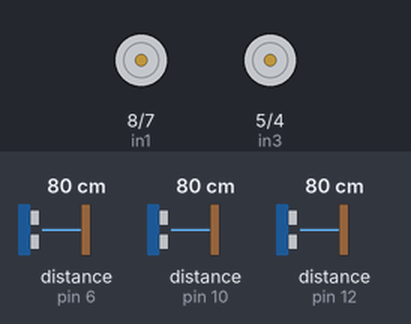
Bench run of a sketch on a simulated Arduino Uno, built with avr-gcc and run on an emulated ATmega328P. On the bench: motor-driver pin pairs drawn as motors (green arrow = first pin HIGH = forward, orange = second pin HIGH = backward, longer = more drive, scaled by the enable pin). Wiring (inferred from the names in the program): 3 × ultrasonic range finder: trigger pin 2, echo pin 6 / trigger pin 11, echo pin 10 / trigger pin 13, echo pin 12. The inputs (shaded band) are chosen by the test bench; at power-on: distance to the obstacle (sensors on pin 6, pin 10, pin 12) 80 cm. The echo pulse lasts 58.3 µs per cm; what the sketch prints to the serial monitor is not drawn. At 6.0 s the program stops and its outputs stay as they are.

Above: at 0.1 s.
At 4.1 s:
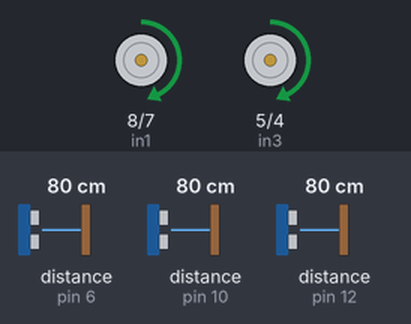
At 5.1 s:
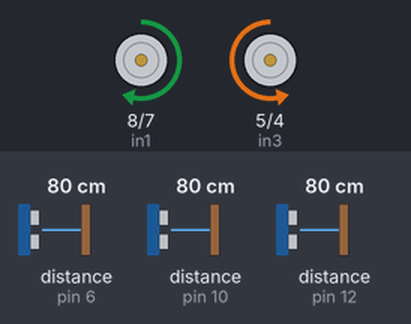
Timing chart, 0 to 7.5 s (numbered marks = the images above):
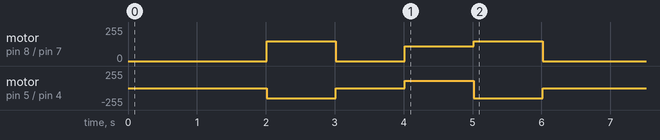

Measured:
- by itself, motor on pin 8 (in1) / pin 7 (in2): stopped → forward 150/255 at 2.0 s, → stopped 1.0 s later, → forward 110/255 1.0 s later, → forward 150/255 1.0 s later, … (5 changes in this stretch)
- by itself, motor on pin 5 (in3) / pin 4 (in4): stopped → backward 150/255 at 2.0 s, → stopped 1.0 s later, → forward 110/255 1.0 s later, → backward 150/255 1.0 s later, … (5 changes in this stretch)

The sketch:

SelfParkingCar.ino
```cpp
// Front Sensor Pins
#define trigPin1 13
#define echoPin1 12

// Right Sensor Pins
#define trigPin2 11
#define echoPin2 10

// Back Sensor Pins
#define trigPin3 2
#define echoPin3 6

// Left Motor Pins
#define enA 9
#define in1 8
#define in2 7

// Right Motor Pins
#define enB 3
#define in3 5
#define in4 4

// Parking Space Check
#define space 30

// Main Setup Function
void setup() {
  // Sensor Pin Setup
  pinMode(trigPin1, OUTPUT);
  pinMode(echoPin1, INPUT);

  pinMode(trigPin2, OUTPUT);
  pinMode(echoPin2, INPUT);

  pinMode(trigPin3, OUTPUT);
  pinMode(echoPin3, INPUT);

  // Motor Pin Setup
  pinMode(enA, OUTPUT);
  pinMode(in1, OUTPUT);
  pinMode(in2, OUTPUT);

  pinMode(enB, OUTPUT);
  pinMode(in3, OUTPUT);
  pinMode(in4, OUTPUT);

  // Serial Monitor Setup
  Serial.begin(9600);
}

// Main Loop Function
void loop() {
  // Front Sensor Reading
  int front = dist(trigPin1, echoPin1);
  Serial.print("front distance: ");
  Serial.println(front);

  // Right Sensor Reading
  int right = dist(trigPin2, echoPin2);
  Serial.print("right distance: ");
  Serial.println(right);

  // Back Sensor Reading
  int back = dist(trigPin3, echoPin3);
  Serial.print("back distance: ");
  Serial.println(back);

  // Parking Decision Making
  delay(1000);
  if (right > space) {
    park();
  } else if (front > 10 && back > 10) {
    move();
  } else {
    stop();
  }
}

// Distance Measure Function
int dist(int trigPin, int echoPin) {
  // Ultrasonic Sensor
  digitalWrite(trigPin, LOW);
  delayMicroseconds(2);
  digitalWrite(trigPin, HIGH);
  delayMicroseconds(10);
  digitalWrite(trigPin, LOW);

  // Measuring Distance
  long duration = pulseIn(echoPin, HIGH);
  int distance = duration / 2 / 29.1;
  return distance;
}

// Stop Function
void stop() {
  digitalWrite(in1, LOW);
  digitalWrite(in2, LOW);

  digitalWrite(in3, LOW);
  digitalWrite(in4, LOW);
}

// Move Function
void move() {
  digitalWrite(in1, LOW);
  digitalWrite(in2, HIGH);
  analogWrite(enA, 120);

  digitalWrite(in3, HIGH);
  digitalWrite(in4, LOW);
  analogWrite(enB, 120);
}

// Park Function
void park() {
  // Stopping Ahead of the Space
  digitalWrite(in1, LOW);
  digitalWrite(in2, LOW);

  digitalWrite(in3, LOW);
  digitalWrite(in4, LOW);

  delay(1000);

  // Moving Back to the Space
  digitalWrite(in1, HIGH);
  digitalWrite(in2, LOW);
  analogWrite(enA, 150);

  digitalWrite(in3, LOW);
  digitalWrite(in4, HIGH);
  analogWrite(enB, 150);

  delay(1000);

  // Stopping infront of the Space
  digitalWrite(in1, LOW);
  digitalWrite(in2, LOW);

  digitalWrite(in3, LOW);
  digitalWrite(in4, LOW);

  delay(1000);

  // Turning Left along the Space
  digitalWrite(in1, HIGH);
  digitalWrite(in2, LOW);
  analogWrite(enA, 110);

  digitalWrite(in3, HIGH);
  digitalWrite(in4, LOW);
  analogWrite(enB, 110);

  delay(1000);

  // Parking inside the Space
  digitalWrite(in1, HIGH);
  digitalWrite(in2, LOW);
  analogWrite(enA, 150);

  digitalWrite(in3, LOW);
  digitalWrite(in4, HIGH);
  analogWrite(enB, 150);

  delay(1000);

  // Stopping inside the Space
  digitalWrite(in1, LOW);
  digitalWrite(in2, LOW);

  digitalWrite(in3, LOW);
  digitalWrite(in4, LOW);

  exit(0);
}
```
